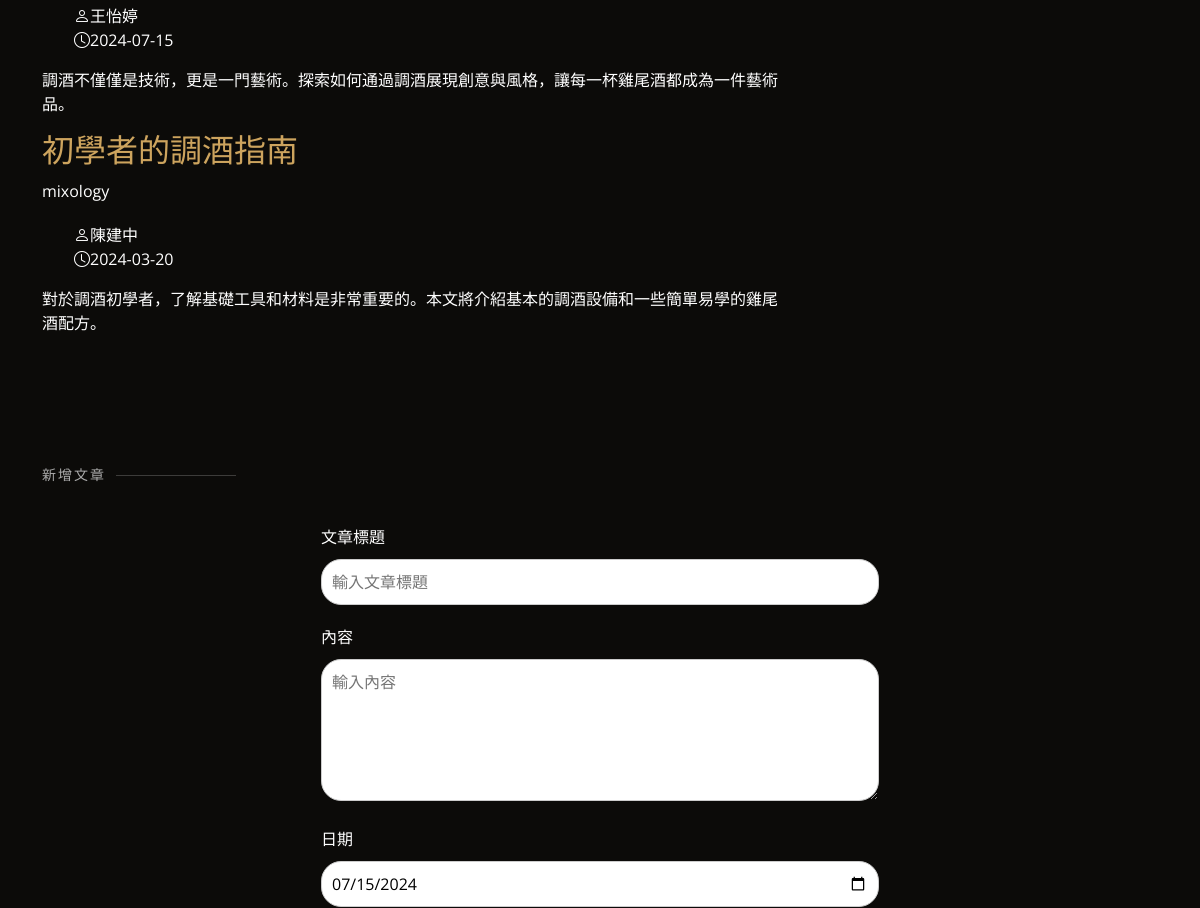
The app's page /inner-page (middle part), older data.
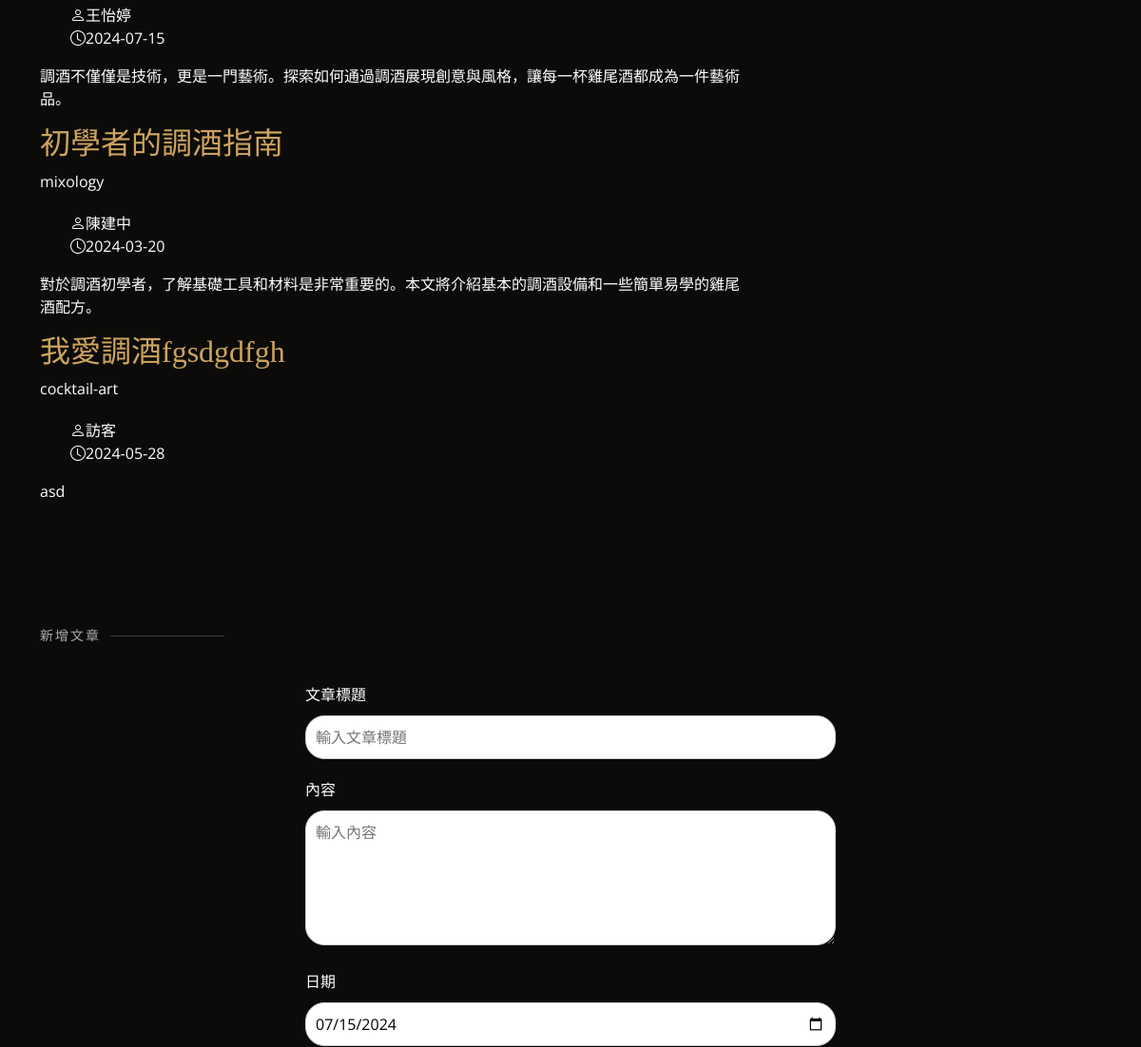
The same page, newer data.
### tables this page shows
CREATE TABLE article (title TEXT PRIMARY KEY, content TEXT NOT NULL, publisher TEXT NOT NULL, tag TEXT NOT NULL, date TEXT);

### app.py (the view)
@app.route('/inner-page')
def innerpage():
    username = session.get('username')
    category = request.args.get('tag', 'all')
    if category == 'all':
        query = "SELECT * FROM article"
    else:
        query = "SELECT * FROM article WHERE tag = ?"
    articles = query_db(query, [category]) if category != 'all' else query_db(query)
    articles_data = [
        {
            "title": article['title'],
            "content": article['content'],
            "publisher": article['publisher'],
            "tag": article['tag'],
            "date": article['date'],
            "link": "blog-article.html"
        } for article in articles
    ]
    return render_template('inner-page.html', username=username, articles=articles_data)

### app.py (called while the page is built)
def get_db():
    db = getattr(g, '_database', None)
    if db is None:
        db = g._database = sqlite3.connect(DATABASE)
        db.row_factory = sqlite3.Row
    return db

@app.teardown_appcontext
def close_connection(exception):
    db = getattr(g, '_database', None)
    if db is not None:
        db.close()

def query_db(query, args=(), one=False, commit=False):
    cur = get_db().cursor()
    cur.execute(query, args)
    rv = cur.fetchall()
    if commit:
        get_db().commit()
    cur.close()
    return (rv[0] if rv else None) if one else rv

### templates/inner-page.html (shortened to what this page needs)
<!DOCTYPE html>
<html lang="en">
<head>
  <link href="/static/assets/img/apple-touch-icon.png" rel="stylesheet">
  <link href="/static/assets/vendor/animate.css/animate.min.css" rel="stylesheet">
  <link href="/static/assets/vendor/aos/aos.css" rel="stylesheet">
  <link href="/static/assets/vendor/bootstrap/css/bootstrap.min.css" rel="stylesheet">
  <link href="/static/assets/vendor/bootstrap-icons/bootstrap-icons.css" rel="stylesheet">
  <link href="/static/assets/vendor/boxicons/css/boxicons.min.css" rel="stylesheet">
  <link href="/static/assets/vendor/glightbox/css/glightbox.min.css" rel="stylesheet">
  <link href="/static/assets/vendor/swiper/swiper-bundle.min.css" rel="stylesheet">
  <link href="/static/assets/css/style.css" rel="stylesheet">
</head>
<body>
  <main id="main">
  <section id="blog" class="blog">
    <div class="container" data-aos="fade-up">
        <div class="row">
            <div class="col-lg-8 entries">
                {% for article in articles %}
                <article class="entry">
                    <h2 class="entry-title">
                        <a href="/inner-page">{{ article.title }}</a>
                    </h2>
                    <p class="entry-tag" style="color: same-as-entry-title; margin-bottom: 20px;">{{ article.tag }}</p>
                    <div class="entry-meta">
                        <ul>
                            <li class="d-flex align-items-center"><i class="bi bi-person"></i> {{ article.publisher }}</li>
                            <li class="d-flex align-items-center"><i class="bi bi-clock"></i> <time datetime="{{ article.date }}">{{ article.date }}</time></li>
                        </ul>
                    </div>
                    <div class="entry-content">
                        <p>{{ article.content }}</p>
                    </div>
                </article>
                {% endfor %}
            </div>
            <div class="col-lg-4">
            </div>
        </div>
    </div>
  </section>
    <section id="add-post" class="add-post">
      <div class="container" data-aos="fade-up">
        <div class="section-title">
          <h2>新增文章</h2>
        </div>
        <form action="/add-post" method="post" style="width: 100%; display: flex; flex-direction: column; align-items: center; justify-content: center;">
          <div class="form-group" style="width: 50%; margin-bottom: 10px;">
            <label for="title">文章標題</label>
            <input type="text" id="title" name="title" placeholder="輸入文章標題" required style="width: 100%; padding: 10px; margin: 10px 0; border-radius: 20px; border: 1px solid #ccc;">
          </div>
          <div class="form-group" style="width: 50%; margin-bottom: 10px;">
            <label for="content">內容</label>
            <textarea id="content" name="content" placeholder="輸入內容" required rows="5" style="width: 100%; padding: 10px; margin: 10px 0; border-radius: 20px; border: 1px solid #ccc;"></textarea>
          </div>
          <div class="form-group" style="width: 50%; margin-bottom: 10px;">
            <label for="date">日期</label>
            <input type="date" id="date" name="date" required style="width: 100%; padding: 10px; margin: 10px 0; border-radius: 20px; border: 1px solid #ccc;">
          </div>
        </form>
      </div>
    </section>
  </main>
</body>
</html>

### static/assets/css/style.css (style rules this page uses)
body { font-family: "Open Sans", sans-serif; background: #0c0b09; color: #fff; }
a { color: #cda45e; text-decoration: none; }
h1, h2, h3, h4, h5, h6 { font-family: "Playfair Display", serif; }
section { padding: 60px 0; overflow: hidden; }
.section-title { padding-bottom: 40px; }
.section-title h2 { font-size: 14px; font-weight: 500; padding: 0; line-height: 1px; margin: 0 0 5px 0; letter-spacing: 2px; text-transform: uppercase; color: #aaaaaa; font-family: "Poppins", sans-serif; }
.section-title h2::after { content: ""; width: 120px; height: 1px; display: inline-block; background: rgba(255, 255, 255, 0.2); margin: 4px 10px; }

Row changes from the older to the newer data that the page shows:
added article: title "我愛調酒fgsdgdfgh", tag "cocktail-art", publisher "訪客", date "2024-05-28", content "asd"
